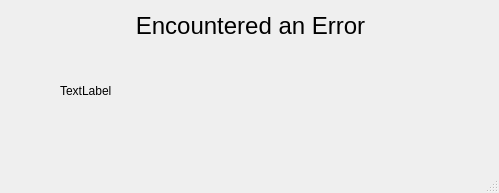
<?xml version="1.0" encoding="UTF-8"?>
<ui version="4.0">
 <class>MainWindow</class>
 <widget class="QMainWindow" name="MainWindow">
  <property name="geometry">
   <rect>
    <x>0</x>
    <y>0</y>
    <width>499</width>
    <height>193</height>
   </rect>
  </property>
  <property name="windowTitle">
   <string>MainWindow</string>
  </property>
  <widget class="QWidget" name="centralwidget">
   <widget class="QLabel" name="label">
    <property name="geometry">
     <rect>
      <x>90</x>
      <y>10</y>
      <width>321</width>
      <height>31</height>
     </rect>
    </property>
    <property name="font">
     <font>
      <pointsize>18</pointsize>
     </font>
    </property>
    <property name="text">
     <string>Encountered an Error</string>
    </property>
    <property name="alignment">
     <set>Qt::AlignCenter</set>
    </property>
   </widget>
   <widget class="QLabel" name="errorMessage">
    <property name="geometry">
     <rect>
      <x>60</x>
      <y>60</y>
      <width>381</width>
      <height>61</height>
     </rect>
    </property>
    <property name="text">
     <string>TextLabel</string>
    </property>
   </widget>
  </widget>
  <widget class="QMenuBar" name="menubar">
   <property name="geometry">
    <rect>
     <x>0</x>
     <y>0</y>
     <width>499</width>
     <height>20</height>
    </rect>
   </property>
  </widget>
  <widget class="QStatusBar" name="statusbar"/>
 </widget>
 <resources/>
 <connections/>
</ui>
